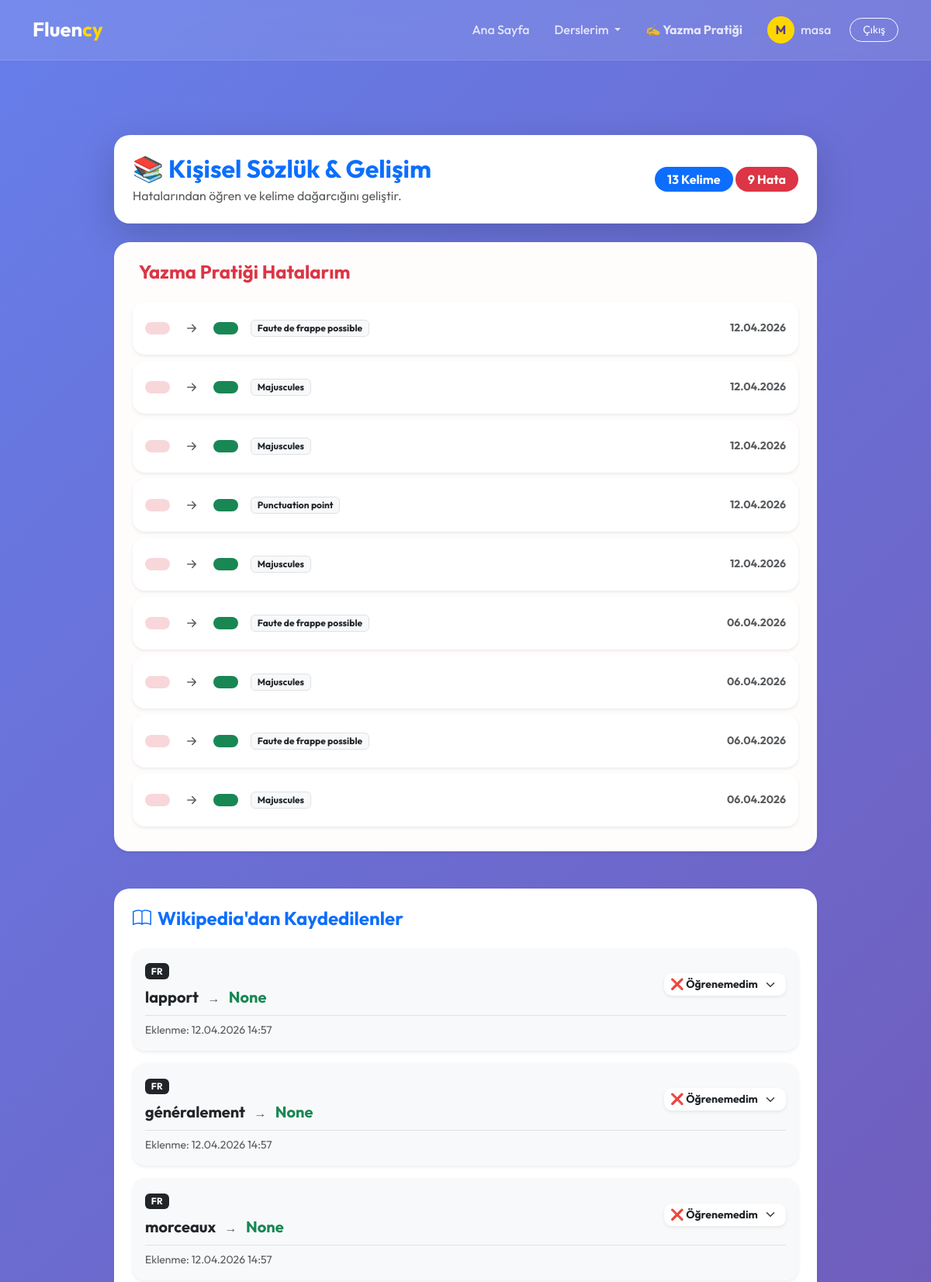
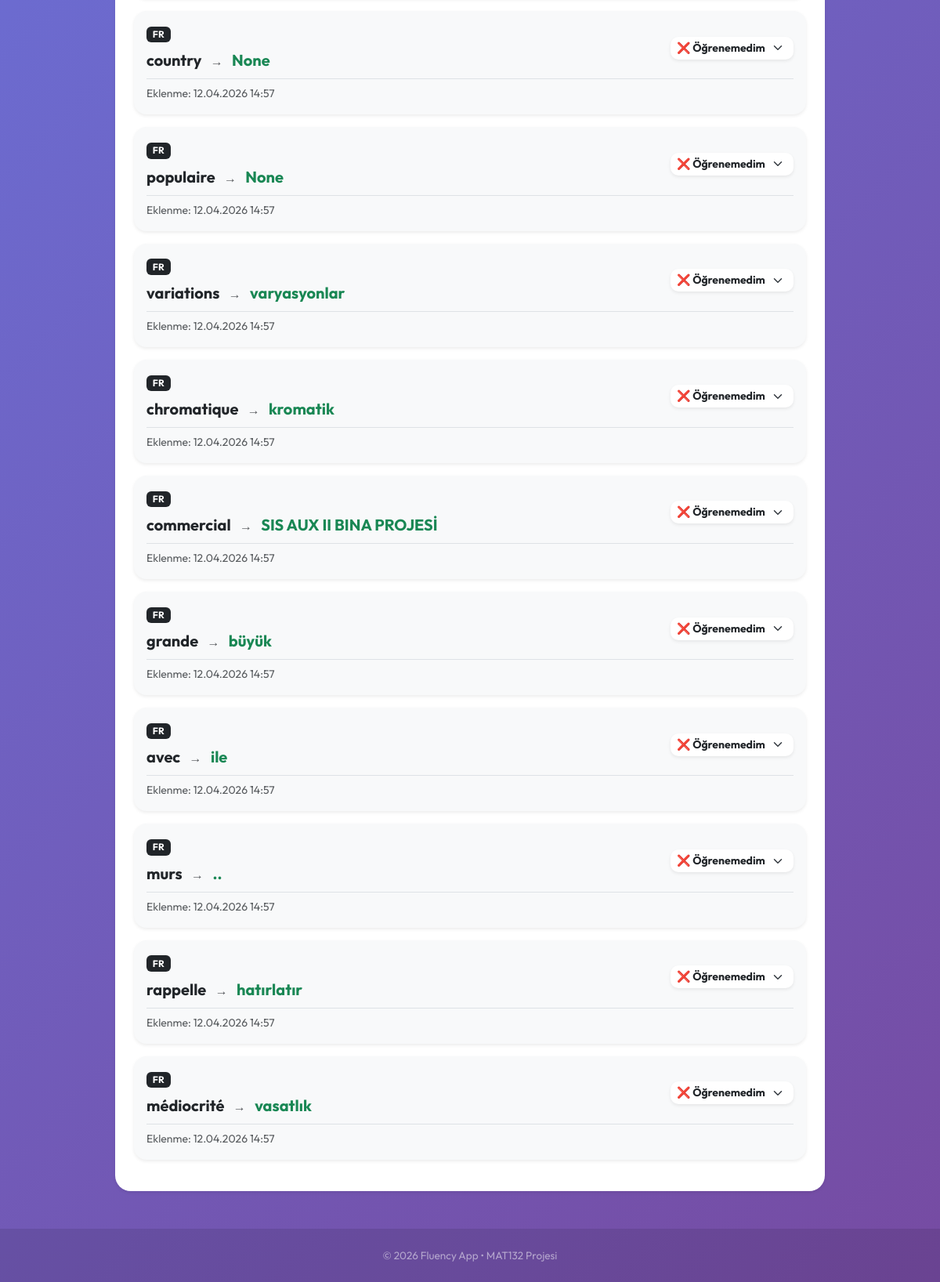
Page /vocab/dictionary/ (signed in) on the committed database (2 pictures, top to bottom).
### users/models.py (models this page shows)
class User(AbstractUser):
    pass

### languages/models.py (models this page shows, shortened)
class WritingErrorLog(models.Model):
    user = models.ForeignKey(
        settings.AUTH_USER_MODEL,
        on_delete=models.CASCADE
    )
    language_code = models.CharField(max_length=5)
    original_text = models.TextField()
    error_message = models.TextField()
    correct_version = models.TextField()
    error_type = models.CharField(max_length=50)
    created_at = models.DateTimeField(auto_now_add=True)

### vocabulary/models.py (models this page shows, shortened)
class SavedWord(models.Model):
    STATUS_CHOICES = [
        ('learning', 'Öğreniyorum ⏳'),
        ('review', 'Tekrar Et 🔄'),
        ('learned', 'Öğrendim ✅'),
    ]
    user = models.ForeignKey(settings.AUTH_USER_MODEL, on_delete=models.CASCADE)
    word = models.CharField(max_length=100)
    turkish_meaning = models.CharField(max_length=150, blank=True, null=True) # 🔥 Senin eklediğin alan
    language = models.CharField(max_length=5)
    status = models.CharField(max_length=20, choices=STATUS_CHOICES, default='learning')
    added_at = models.DateTimeField(auto_now_add=True)
    updated_at = models.DateTimeField(auto_now=True) # Durum her değiştiğinde bu tarih güncellenir

### vocabulary/views.py (the view)
# urls.py: path('dictionary/', views.my_dictionary, name='my_dictionary'),
@login_required
def my_dictionary(request):
    words = SavedWord.objects.filter(user=request.user).order_by('-updated_at')
    writing_errors = WritingErrorLog.objects.filter(user=request.user).order_by('-created_at')
    return render(request, 'vocabulary/my_dictionary.html', {
        'words': words,
        'writing_errors': writing_errors
    })

### vocabulary/templates/vocabulary/my_dictionary.html (shortened to what this page needs)
{% extends "base.html" %}
{% block content %}
<div class="container mt-5">
    <div class="row justify-content-center">
        <div class="col-md-10">
            <div class="card border-0 shadow-lg p-4 mb-4" style="border-radius: 20px; background: white;">
                <div class="d-flex justify-content-between align-items-center">
                    <div>
                        <h2 class="fw-bold text-primary mb-1">📚 Kişisel Sözlük & Gelişim</h2>
                        <p class="text-muted mb-0">Hatalarından öğren ve kelime dağarcığını geliştir.</p>
                    </div>
                    <div class="text-end">
                        <span class="badge bg-primary rounded-pill px-3 py-2 fs-6">{{ words|length }} Kelime</span>
                        <span class="badge bg-danger rounded-pill px-3 py-2 fs-6">{{ writing_errors|length }} Hata</span>
                    </div>
                </div>
            </div>
            <div class="card border-0 shadow-sm p-4 mb-5" style="border-radius: 20px; background-color: #fffcfc;">
                <h4 class="fw-bold mb-4 text-danger">Yazma Pratiği Hatalarım</h4>
                <div class="list-group">
                    {% for error in writing_errors %}
                    <div class="list-group-item d-flex justify-content-between align-items-center p-3 mb-2 rounded-4 border-0 shadow-sm" style="background: white;">
                        <div class="d-flex align-items-center">
                            <span class="badge bg-danger-subtle text-danger px-3 py-2 rounded-3 fw-bold text-decoration-line-through">
                            </span>
                            <i class="bi bi-arrow-right-short mx-3 fs-4 text-muted"></i>
                            <span class="badge bg-success text-white px-3 py-2 rounded-3 fw-bold">
                            </span>
                            {% if error.error_type %}
                            <span class="ms-3 badge bg-light text-dark border small">{{ error.error_type }}</span>
                            {% endif %}
                        </div>
                        <div class="text-end">
                            <small class="text-muted d-block fw-bold">{{ error.created_at|date:"d.m.Y" }}</small>
                        </div>
                    </div>
                    {% empty %}
                    <div class="text-center py-4">
                        <p class="text-muted">Henüz kayıtlı bir yazma hatası bulunmuyor. Devam et! 🚀</p>
                    </div>
                    {% endfor %}
                </div>
            </div>
            <div class="card border-0 shadow-sm p-4" style="border-radius: 20px;">
                <h4 class="fw-bold mb-4 text-primary"><i class="bi bi-book me-2"></i>Wikipedia'dan Kaydedilenler</h4>
                <div class="list-group">
                    {% for word in words %}
                    <div class="list-group-item p-3 mb-3 rounded-4 shadow-sm border-0" style="background-color: #f8f9fa;">
                        <div class="d-flex justify-content-between align-items-center">
                            <div>
                                <span class="badge bg-dark mb-2">{{ word.language|upper }}</span><br>
                                <span class="fs-5 fw-bold">{{ word.word }}</span>
                                <span class="mx-2 text-muted">→</span>
                                <span class="text-success fw-bold fs-5">{{ word.turkish_meaning }}</span>
                            </div>
                            <div class="text-end">
                                <select class="form-select form-select-sm border-0 shadow-sm fw-bold status-select"
                                        data-word-id="{{ word.id }}"
                                        style="border-radius: 10px; min-width: 150px;">
                                    <option value="not_learned" {% if word.status == 'not_learned' %}selected{% endif %}>❌ Öğrenemedim</option>
                                </select>
                            </div>
                        </div>
                        <div class="mt-2 pt-2 border-top d-flex justify-content-between">
                            <small class="text-muted">Eklenme: {{ word.updated_at|date:"d.m.Y H:i" }}</small>
                        </div>
                    </div>
                    {% endfor %}
                </div>
            </div>
        </div>
    </div>
</div>
{% endblock %}

### templates/base.html (shortened to what this page needs)
<!DOCTYPE html>
<html lang="tr">
<head>
    <link href="https://cdn.jsdelivr.net/npm/bootstrap@5.3.0/dist/css/bootstrap.min.css" rel="stylesheet">
    <link rel="stylesheet" href="https://cdn.jsdelivr.net/npm/bootstrap-icons@1.11.3/font/bootstrap-icons.min.css">
</head>
<body>
    <nav class="navbar navbar-expand-lg navbar-dark sticky-top">
        <div class="container">
            <a class="navbar-brand" href="/">Fluen<span>cy</span></a>
            <div class="collapse navbar-collapse" id="navbarNav">
                <ul class="navbar-nav ms-auto align-items-center">
                    <li class="nav-item"><a class="nav-link px-3" href="/">Ana Sayfa</a></li>
                    {% if user.is_authenticated %}
                    <li class="nav-item dropdown">
                        <a class="nav-link dropdown-toggle px-3" href="#" id="derslerimDropdown" role="button" data-bs-toggle="dropdown" aria-expanded="false">
                            Derslerim
                        </a>
                    </li>
                    <li class="nav-item">
                        <a class="nav-link px-3 fw-bold text-warning" href="/writing/">✍️ Yazma Pratiği</a>
                    </li>
                    <li class="nav-item">
                        <a class="nav-link px-3 d-flex align-items-center" href="/profile">
                            <div class="profile-circle me-2">
                                {{ user.username|slice:":1"|upper }}
                            </div>
                            {{ user.username }}
                        </a>
                    </li>
                    <li class="nav-item ms-lg-2">
                        <a class="btn btn-outline-light btn-sm px-3" style="border-radius: 50px;"
                            href="/logout">Çıkış</a>
                    </li>
                    {% else %}
                    <li class="nav-item"><a class="nav-link px-3" href="/login">Giriş Yap</a></li>
                    <li class="nav-item">
                        <a class="btn btn-start ms-lg-3 shadow-sm" href="/register">Hemen Başla</a>
                    </li>
                    {% endif %}
                </ul>
            </div>
        </div>
    </nav>
    <main class="main-content">
        <div class="container py-5">
            {% block content %}{% endblock %}
        </div>
    </main>
    <footer class="text-center text-white-50 mt-auto">
        <div class="container">
            <p class="mb-0">© 2026 Fluency App • MAT132 Projesi</p>
        </div>
    </footer>
</body>
</html>

### templates/base.html (style rules this page uses)
body { font-family: 'Outfit', sans-serif; background: linear-gradient(135deg, #667eea 0%, #764ba2 100%); min-height: 100vh; color: #fff; display: flex; flex-direction: column; }
.navbar { background: rgba(255, 255, 255, 0.1) !important; backdrop-filter: blur(15px); border-bottom: 1px solid rgba(255, 255, 255, 0.1); padding: 0.8rem 0; }
.navbar-brand { font-weight: 700; font-size: 1.6rem; color: #fff !important; }
.navbar-brand span { color: #ffd700; }
.nav-link { color: rgba(255, 255, 255, 0.8) !important; font-weight: 500; transition: 0.3s; border-radius: 10px; }
.main-content { flex: 1; display: flex; align-items: center; }
footer { padding: 1.5rem 0; background: rgba(0, 0, 0, 0.1); font-size: 0.85rem; }
.profile-circle { width: 35px; height: 35px; background: #ffd700; color: #5a3791; border-radius: 50%; display: flex; align-items: center; justify-content: center; font-weight: bold; }

### rows in the picture
User: username "M", username "masa"
WritingErrorLog: error_type "Faute de frappe possible", created_at "12.04.2026"
WritingErrorLog: error_type "Majuscules", created_at "12.04.2026"
WritingErrorLog: error_type "Majuscules", created_at "12.04.2026"
WritingErrorLog: error_type "Punctuation point", created_at "12.04.2026"
WritingErrorLog: error_type "Majuscules", created_at "12.04.2026"
WritingErrorLog: error_type "Faute de frappe possible", created_at "06.04.2026"
WritingErrorLog: error_type "Majuscules", created_at "06.04.2026"
WritingErrorLog: error_type "Faute de frappe possible", created_at "06.04.2026"
WritingErrorLog: error_type "Majuscules", created_at "06.04.2026"
SavedWord: language "FR", word "lapport", turkish_meaning "None", id "❌ Öğrenemedim", updated_at "12.04.2026 14:57"
SavedWord: language "FR", word "généralement", turkish_meaning "None", id "❌ Öğrenemedim", updated_at "12.04.2026 14:57"
SavedWord: language "FR", word "morceaux", turkish_meaning "None", id "❌ Öğrenemedim", updated_at "12.04.2026 14:57"
SavedWord: language "FR", word "country", turkish_meaning "None", id "❌ Öğrenemedim", updated_at "12.04.2026 14:57"
SavedWord: language "FR", word "populaire", turkish_meaning "None", id "❌ Öğrenemedim", updated_at "12.04.2026 14:57"
SavedWord: language "FR", word "variations", turkish_meaning "varyasyonlar", id "❌ Öğrenemedim", updated_at "12.04.2026 14:57"
SavedWord: language "FR", word "chromatique", turkish_meaning "kromatik", id "❌ Öğrenemedim", updated_at "12.04.2026 14:57"
SavedWord: language "FR", word "commercial", turkish_meaning "SIS AUX II BINA PROJESİ", id "❌ Öğrenemedim", updated_at "12.04.2026 14:57"
SavedWord: language "FR", word "grande", turkish_meaning "büyük", id "❌ Öğrenemedim", updated_at "12.04.2026 14:57"
SavedWord: language "FR", word "avec", turkish_meaning "ile", id "❌ Öğrenemedim", updated_at "12.04.2026 14:57"
SavedWord: language "FR", word "murs", turkish_meaning "..", id "❌ Öğrenemedim", updated_at "12.04.2026 14:57"
SavedWord: language "FR", word "rappelle", turkish_meaning "hatırlatır", id "❌ Öğrenemedim", updated_at "12.04.2026 14:57"
SavedWord: language "FR", word "médiocrité", turkish_meaning "vasatlık", id "❌ Öğrenemedim", updated_at "12.04.2026 14:57"

### other values in the picture
{{ words|length }} "13"
{{ writing_errors|length }} "9"
